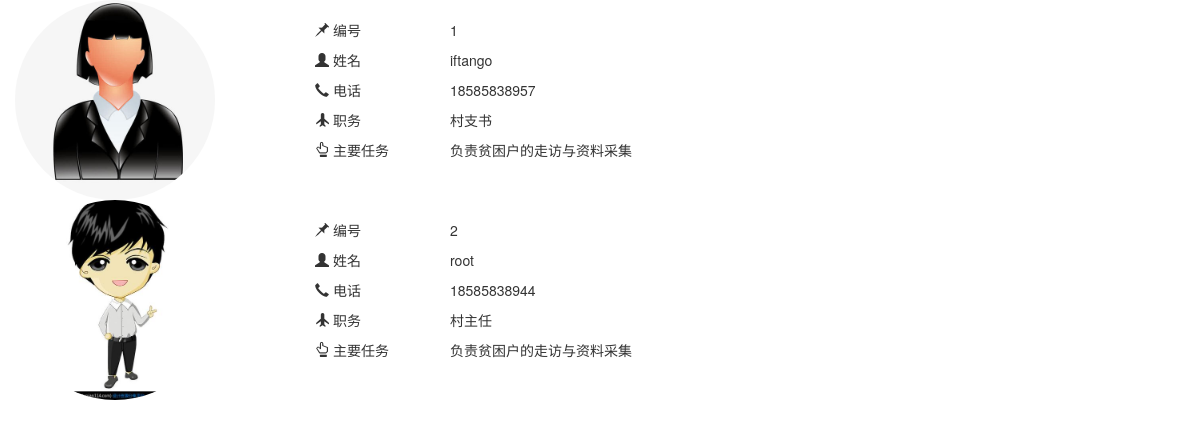
The app's page /systemManage/userManager.php with its own data.
### tables this page shows
CREATE TABLE IF NOT EXISTS `manager` (
  `id` int(10) UNSIGNED NOT NULL AUTO_INCREMENT,
  `username` varchar(30) DEFAULT NULL,
  `phone` varchar(11) NOT NULL,
  `pwd` varchar(30) DEFAULT NULL,
  `duty` varchar(20) NOT NULL,
  `mission` text NOT NULL,
  PRIMARY KEY (`id`)
);

### systemManage/userManager.php (the view, shortened to what this page needs)
<?php
include_once ("../DB/dbConnect.php");
$sqlStr = "select * from manager ";
$result = mysqli_query($link, $sqlStr);
?>
<!DOCTYPE html>
<html lang="en">
<head>
    <link href="../css/bootstrap.css" rel="stylesheet">
</head>
<body>
<div class="container-fluid">
    <?php
    while($row = mysqli_fetch_array($result, MYSQLI_ASSOC))
    {?>
    <div class="row">
        <div class="col-md-3">
            <img src=<?php echo "images/user0".$row['id'].".jpg" ?> class="img-responsive img-circle" style="width: 200px;height: 200px; alt="用户头像">
        </div>
        <div class="col-md-6" style="margin-top: 20px">
            <div class="row">
                <div class="col-md-3">
                    <p><i class="glyphicon glyphicon-pushpin"></i> 编号</p>
                    <p><i class="glyphicon glyphicon-user"></i> 姓名</p>
                    <p><i class="glyphicon glyphicon-earphone"></i> 电话</p>
                    <p><i class="glyphicon glyphicon-plane"></i> 职务</p>
                    <p><i class="glyphicon glyphicon-hand-up"></i> 主要任务</p>
                </div>
                    <p><?php echo $row["id"]?></p>
                    <p><?php echo $row["username"]?></p>
                    <p><?php echo $row["phone"]?></p>
                    <p><?php echo $row["duty"]?></p>
                    <p><?php echo $row["mission"]?></p>
            </div>
        </div>
    </div>
    <?php }?>
</div>
</body>
</html>

### records on screen
manager: shows a picture, id "1", username "iftango", phone "18585838957", duty "村支书", mission "负责贫困户的走访与资料采集"
manager: shows a picture, id "2", username "root", phone "18585838944", duty "村主任", mission "负责贫困户的走访与资料采集"
